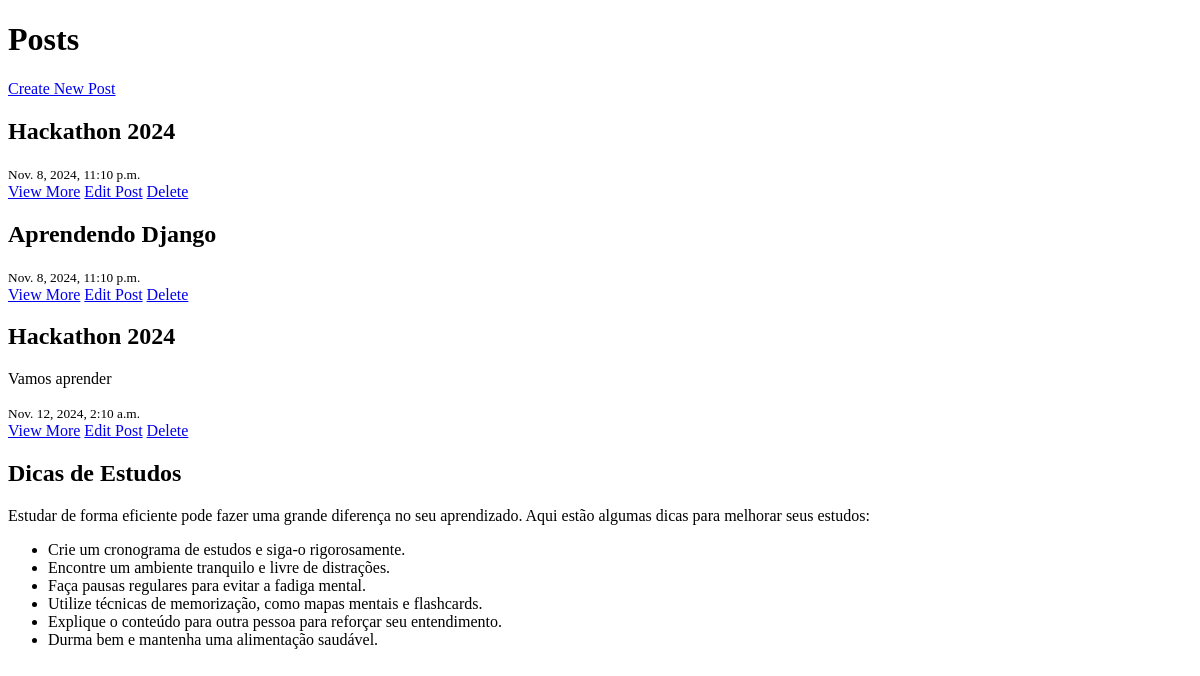
The app's page /, older data.
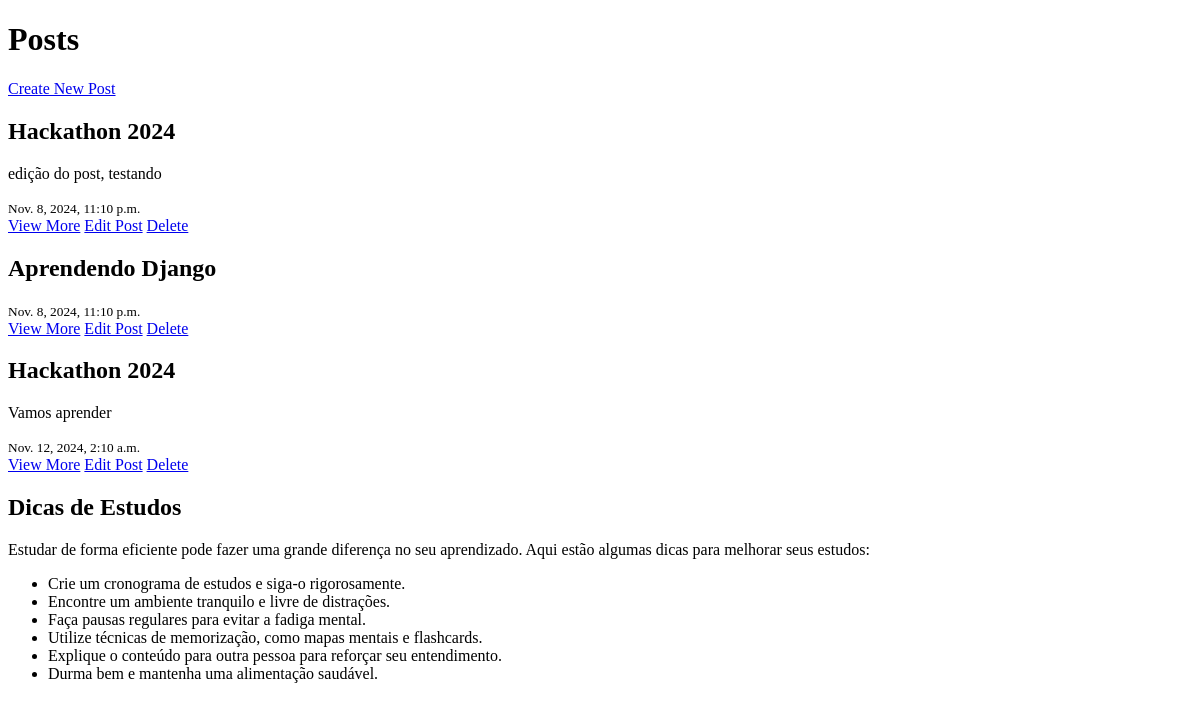
The same page, newer data.
### blog/models.py (models this page shows, shortened)
class Post(models.Model):
    title = models.CharField(max_length=200)
    content = models.TextField(default="")
    created_at = models.DateTimeField(default=timezone.now)

### blog/views.py (the view)
# urls.py: path('', views.home, name='home'),
def home(request):
    posts = Post.objects.all()
    return render(request, 'blog/home.html', {'posts': posts})

### blog/templates/blog/home.html (shortened to what this page needs)
<!DOCTYPE html>
<html lang="en">
<head>
</head>
<body>
    <h1>Posts</h1>
    <a href="{% url 'new_post' %}">Create New Post</a>
    {% for post in posts %}
        <div>
            <h2>{{ post.title }}</h2>
            <p>{{ post.content }}</p>
            <small>{{ post.created_at }}</small>
        </div>
        <a href="{% url 'post_detail' post.id%}">View More</a>
        <a href="{% url 'edit_post' post.id%}">Edit Post</a>
        <a href="{% url 'delete_post' post.id%}">Delete</a>
    {% endfor %}
    <h2>Dicas de Estudos</h2>
    <p>Estudar de forma eficiente pode fazer uma grande diferença no seu aprendizado. Aqui estão algumas dicas para melhorar seus estudos:</p>
    <ul>
        <li>Crie um cronograma de estudos e siga-o rigorosamente.</li>
        <li>Encontre um ambiente tranquilo e livre de distrações.</li>
        <li>Faça pausas regulares para evitar a fadiga mental.</li>
        <li>Utilize técnicas de memorização, como mapas mentais e flashcards.</li>
        <li>Explique o conteúdo para outra pessoa para reforçar seu entendimento.</li>
        <li>Durma bem e mantenha uma alimentação saudável.</li>
    </ul>
</body>
</html>

Row changes from the older to the newer data that the page shows:
changed Post: content (not shown) → "edição do post, testando"
